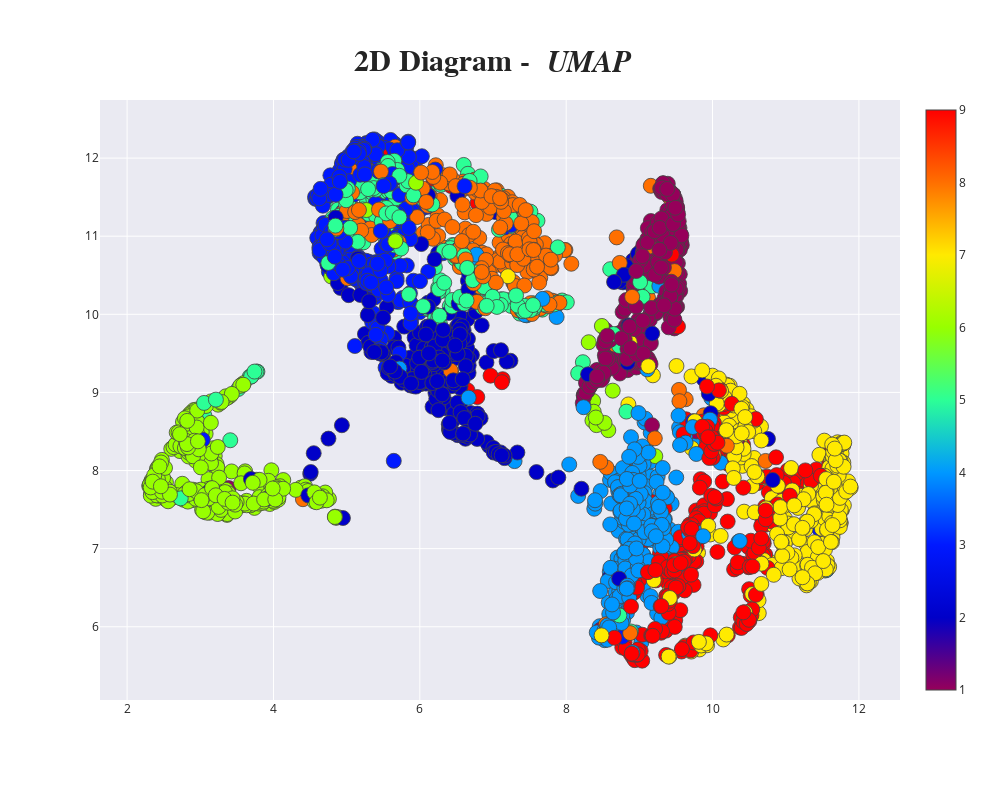

Notebook source saved alongside this figure:
### Code cell
spike_line = False ### Showing spike line or not

plot_2d(reducer.embedding_[:, 0],reducer.embedding_[:, 1], "UMAP", spike_line)

### Figure 1 — Plotly figure (JSON) as saved in the notebook; plotly's stock layout.template omitted (floating-point values rounded to 4 significant figures; data arrays with more than 128 entries replaced by an {"elided": "..."} marker saying what was removed)
{"data": [{"marker": {"color": {"elided": "3000 int values"}, "colorscale": [[0, "rgb(150,0,90)"], [0.125, "rgb(0,0,200)"], [0.25, "rgb(0,25,255)"], [0.375, "rgb(0,152,255)"], [0.5, "rgb(44,255,150)"], [0.625, "rgb(151,255,0)"], [0.75, "rgb(255,234,0)"], [0.875, "rgb(255,111,0)"], [1, "rgb(255,0,0)"]], "line": {"width": 0.8}, "showscale": true, "size": 15}, "mode": "markers", "type": "scatter", "x": {"elided": "3000 float values"}, "y": {"elided": "3000 float values"}}], "layout": {"height": 800, "hovermode": "closest", "margin": {"b": 100, "l": 100, "r": 100, "t": 100}, "title": {"font": {"family": "Times New Roman", "size": 30}, "text": "<b>2D Diagram - <i> UMAP </i> </b>", "xanchor": "center", "yanchor": "top"}, "width": 1000}}
